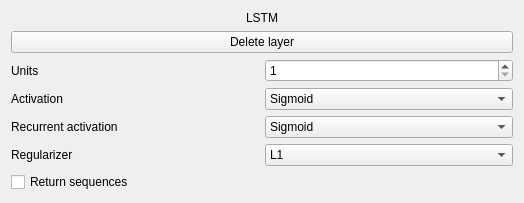
<?xml version="1.0" encoding="UTF-8"?>
<ui version="4.0">
 <class>LSTMLayer</class>
 <widget class="QWidget" name="LSTMLayer">
  <property name="geometry">
   <rect>
    <x>0</x>
    <y>0</y>
    <width>524</width>
    <height>187</height>
   </rect>
  </property>
  <property name="windowTitle">
   <string>Form</string>
  </property>
  <layout class="QGridLayout" name="gridLayout">
   <item row="3" column="0">
    <widget class="QLabel" name="lbl_activation">
     <property name="text">
      <string>Activation</string>
     </property>
    </widget>
   </item>
   <item row="5" column="1">
    <widget class="QComboBox" name="combo_regularizer">
     <property name="enabled">
      <bool>true</bool>
     </property>
     <item>
      <property name="text">
       <string>L1</string>
      </property>
     </item>
     <item>
      <property name="text">
       <string>L2</string>
      </property>
     </item>
     <item>
      <property name="text">
       <string>None</string>
      </property>
     </item>
    </widget>
   </item>
   <item row="2" column="1">
    <widget class="QSpinBox" name="spin_units">
     <property name="minimum">
      <number>1</number>
     </property>
     <property name="maximum">
      <number>10000</number>
     </property>
    </widget>
   </item>
   <item row="3" column="1">
    <widget class="QComboBox" name="combo_activation">
     <item>
      <property name="text">
       <string>Sigmoid</string>
      </property>
     </item>
     <item>
      <property name="text">
       <string>Tanh</string>
      </property>
     </item>
     <item>
      <property name="text">
       <string>Relu</string>
      </property>
     </item>
    </widget>
   </item>
   <item row="5" column="0">
    <widget class="QLabel" name="lbl_regularizer">
     <property name="enabled">
      <bool>true</bool>
     </property>
     <property name="text">
      <string>Regularizer </string>
     </property>
    </widget>
   </item>
   <item row="4" column="0">
    <widget class="QLabel" name="lbl_recurrent_activation">
     <property name="text">
      <string>Recurrent activation</string>
     </property>
    </widget>
   </item>
   <item row="1" column="0" colspan="2">
    <widget class="QPushButton" name="btn_delete">
     <property name="text">
      <string>Delete layer</string>
     </property>
    </widget>
   </item>
   <item row="2" column="0">
    <widget class="QLabel" name="lbl_units">
     <property name="text">
      <string>Units</string>
     </property>
    </widget>
   </item>
   <item row="0" column="0" colspan="2" alignment="Qt::AlignHCenter|Qt::AlignTop">
    <widget class="QLabel" name="lbl_name">
     <property name="text">
      <string>LSTM</string>
     </property>
    </widget>
   </item>
   <item row="4" column="1">
    <widget class="QComboBox" name="combo_recurrent_activation">
     <item>
      <property name="text">
       <string>Sigmoid</string>
      </property>
     </item>
     <item>
      <property name="text">
       <string>Tanh</string>
      </property>
     </item>
     <item>
      <property name="text">
       <string>Relu</string>
      </property>
     </item>
    </widget>
   </item>
   <item row="6" column="0">
    <widget class="QCheckBox" name="cbx_return_sequences">
     <property name="text">
      <string>Return sequences</string>
     </property>
    </widget>
   </item>
  </layout>
 </widget>
 <resources/>
 <connections>
  <connection>
   <sender>btn_delete</sender>
   <signal>clicked()</signal>
   <receiver>LSTMLayer</receiver>
   <slot>delete_layer()</slot>
   <hints>
    <hint type="sourcelabel">
     <x>261</x>
     <y>39</y>
    </hint>
    <hint type="destinationlabel">
     <x>261</x>
     <y>93</y>
    </hint>
   </hints>
  </connection>
 </connections>
 <slots>
  <slot>delete_layer()</slot>
 </slots>
</ui>
